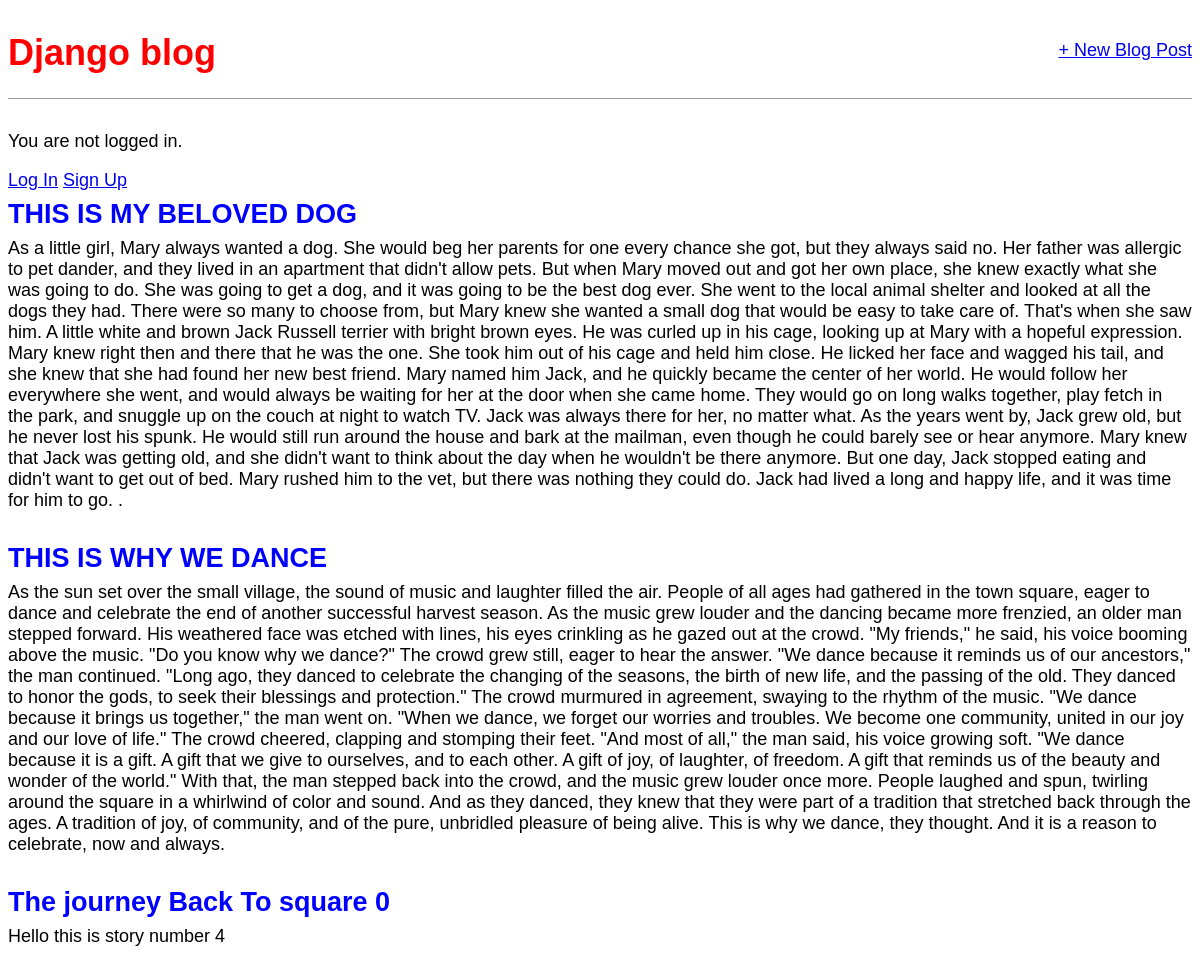
The page / on the database its author committed.
### blog/models.py (models this page shows, shortened)
class Post(models.Model):
    title = models.CharField(max_length=200)
    author = models.ForeignKey(
        "auth.User",
        on_delete=models.CASCADE,
    )
    body = models.TextField()

### blog/views.py (the view)
# urls.py: path("", BlogListView.as_view(), name="home"),
class BlogListView(ListView):
    model = Post
    template_name = "home.html"

### templates/home.html
{% extends "base.html" %}
{% block content %}
{% for post in post_list %}
    <div class="post-entry">
        <h2><a href="">{{ post.title }}</a></h2>
        <p>{{ post.body }}</p>
    </div>
{% endfor %}
{% endblock content %}

### templates/base.html (shortened to what this page needs)
{% load static %}
<!DOCTYPE html>
<html lang="en">
<head>
    <link rel="stylesheet" href="{% static 'css/base.css' %}">
</head>
<body>
    <header>
        <div class="nav-left">
            <h1><a href="{% url 'home' %}">Django blog</a></h1>
        </div>
        <div class="nav-right">
            <a href="{% url 'post_new' %}">+ New Blog Post</a>
        </div>
    </header>
        {% if user.is_authenticated %}
            <p> Hi {{ user.username }}!</p>
            <p><a href="{% url 'logout' %}">Log out</a></p>
        {% else %}
            <p>You are not logged in.</p>
            <a href="{% url 'login' %}">Log In</a>
            <a href="{% url 'signup' %}">Sign Up</a>
        {% endif %}
    <div>
        {% block content %}
        {% endblock content %}
    </div>
</body>
</html>

### static/css/base.css (style rules this page uses)
header h1 a { color: red; text-decoration: none; }
body { font-family: 'Source Sans Pro', sans-serif; font-size: 18px; }
header { border-bottom: 1px solid #999; margin-bottom: 2rem; display: flex; }
.nav-left { margin-right: auto; }
.nav-right { display: flex; padding-top: 2rem; }
.post-entry { margin-bottom: 2rem; }
.post-entry h2 { margin: 0.5rem 0; }
.post-entry h2 a, .post-entry h2 a:visited { color: blue; text-decoration: none; }
.post-entry p { margin: 0; font-weight: 400; }

### rows shown on the page
Post: title "THIS IS MY BELOVED DOG", body "As a little girl, Mary always wanted a dog. She would beg her parents for one every chance she got, but they always said no. Her father was allergic to pet dander, and they lived in an apartment that didn't allow pets. But when Mary moved out and got her own place, she knew exactly what she was going to do. She was going to get a dog, and it was going to be the best dog ever. She went to the local animal shelter and looked at all the dogs they had. There were so many to choose from, but Mary knew she wanted a small dog that would be easy to take care of. That's when she saw him. A little white and brown Jack Russell terrier with bright brown eyes. He was curled up in his cage, looking up at…"
Post: title "THIS IS WHY WE DANCE", body "As the sun set over the small village, the sound of music and laughter filled the air. People of all ages had gathered in the town square, eager to dance and celebrate the end of another successful harvest season. As the music grew louder and the dancing became more frenzied, an older man stepped forward. His weathered face was etched with lines, his eyes crinkling as he gazed out at the crowd. \"My friends,\" he said, his voice booming above the music. \"Do you know why we dance?\" The crowd grew still, eager to hear the answer. \"We dance because it reminds us of our ancestors,\" the man continued. \"Long ago, they danced to celebrate the changing of the seasons, the birth of new life, and the…"
Post: title "The journey Back To square 0", body "Hello this is story number 4"
